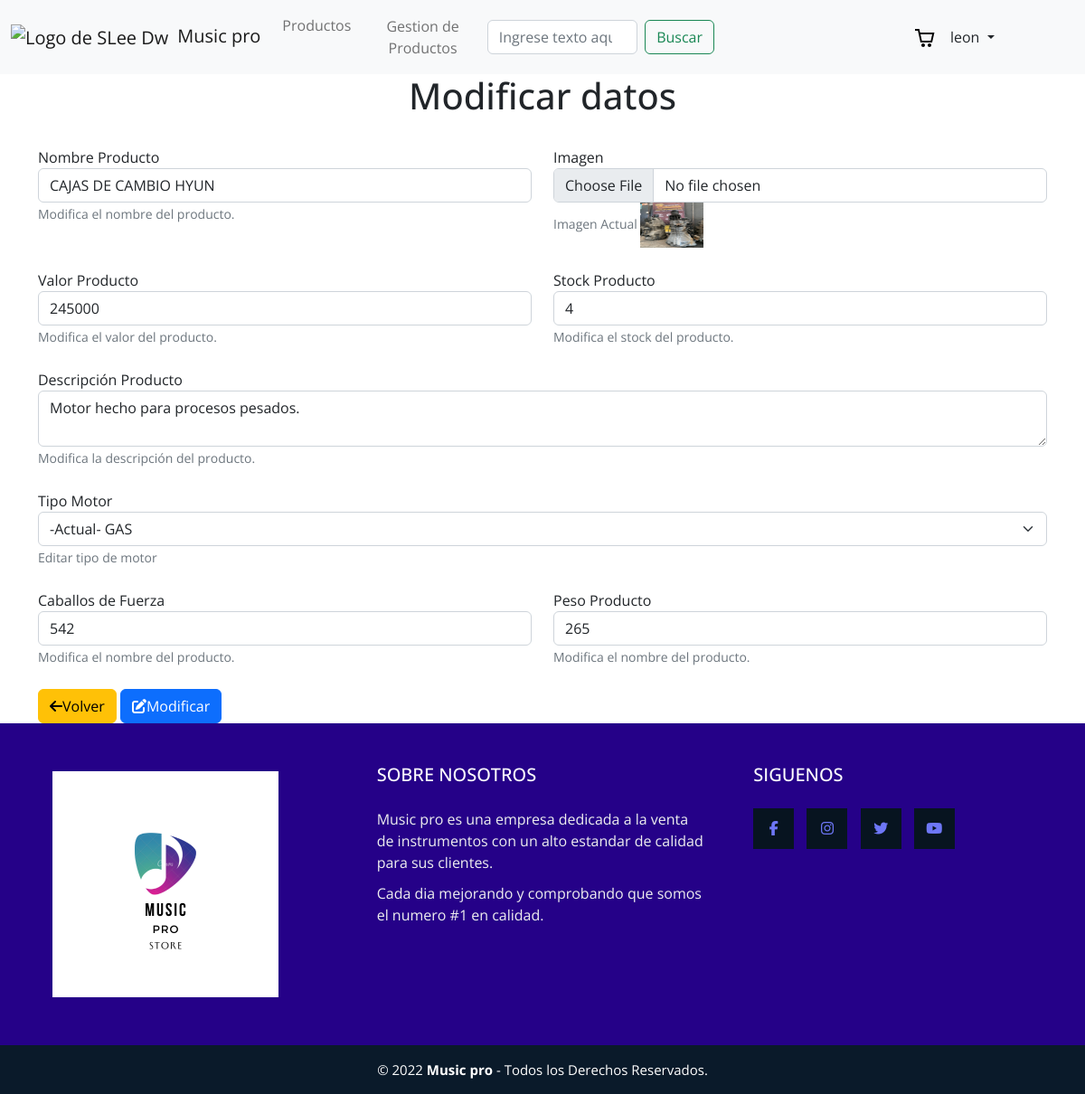
Page /update-prd/3 (signed in) on the committed database.
### users/models.py (models this page shows, shortened)
class User(AbstractBaseUser, PermissionsMixin):
    GENDER_CHOICES = (
        ('M', 'MASCULINO'),
        ('F', 'FEMENINO'),
        ('O', 'OTRO'),
    )
    username = models.CharField(max_length=50, unique=True)
    email = models.EmailField()
    nombres = models.CharField(max_length=50, blank=True)
    apellidos = models.CharField(max_length=50, blank=True)
    genero = models.CharField(max_length=1, choices = GENDER_CHOICES, blank=True)
    is_staff = models.BooleanField(default=False)
    USERNAME_FIELD = 'username'
    REQUIRED_FIELDS = ['email',]
    objects = UserManager()

### zavod/models.py (models this page shows)
class Producto(models.Model):
    Tipo_motor = (
        ('DIESEL', 'DIESEL'),
        ('PETROL', 'PETROL'),
        ('GAS', 'GAS'),
    )
    idProducto = models.AutoField(primary_key = True,verbose_name = 'Id de producto')
    nombre_producto = models.CharField(max_length = 100, verbose_name = 'Nombre de producto')
    image = models.ImageField(upload_to='images', verbose_name='Imagen')
    valor = models.IntegerField(verbose_name="valor")
    cantidad = models.IntegerField(verbose_name="cantidad")
    descripcion = models.CharField(verbose_name='descripcion', max_length=200)
    tipo_motor = models.CharField('Tipo de motor', max_length=10, choices=Tipo_motor)
    caballos_fuerza = models.IntegerField()
    peso = models.CharField(max_length=10)
    class Meta:
        verbose_name = 'Productos'
        verbose_name_plural = 'Todos los Productos'

### zavod/views.py (the view, shortened to what this page needs)
# urls.py: path('update-prd/<pk>', views.UpdateObj.as_view(), name='update_prd'),
class UpdateObj(StaffRequiredMixin, UpdateView):
    template_name= "update_obj.html"
    model = Producto
    fields = ('__all__')
    success_url = reverse_lazy('app_zavod:obj_adm')

### zavod/views.py (called while the page is built)
    def test_func(self):
            return self.request.user.is_staff

### zavod/templates/update_obj.html (shortened to what this page needs)
{% extends "./base.html" %}
{%block content%}
{%load static%}
<div class="container">
    <h1 style="text-align: center;">Modificar  datos</h1>
<form method="POST">{% csrf_token %}
        <br>
        <div class="row">
        <div class="col">
          <label for="id_nombre_producto">Nombre Producto </label>
          <input type="text" name="nombre_producto" maxlength="100" required class="form-control" id="id_nombre_producto" value="{{producto.nombre_producto}}" placeholder="Modificar Nombre">
          <small id="id_nombre_producto" class="form-text text-muted">Modifica el nombre del producto.</small>
        </div>
        <br>
        <div class="col">
          <label for="id_imagen">Imagen</label>
          <input type="file" name="image" accept="image/*" class="form-control" id="id_image" aria-describedby="emailHelp">
          <small  class="form-text text-muted">Imagen Actual <a href="{{producto.image.url}}"><img style="height: 50px; width: 70px;" src="{{ producto.image.url }}"></img></a></small>
        </div>
        </div>
        <br>
        <div class="row">
            <div class="col">
          <label for="id_valor">Valor Producto </label>
          <input type="number" name="valor"  required class="form-control" id="id_valor" value="{{producto.valor}}" aria-describedby="emailHelp" placeholder="Ingrese valor">
          <small id="id_valor" class="form-text text-muted">Modifica el valor del producto.</small>
        </div>
        <br>
        <div class="col">
          <label for="id_nombre_producto">Stock Producto </label>
          <input type="number" name="cantidad"  required class="form-control" id="id_cantidad" value="{{producto.cantidad}}" aria-describedby="emailHelp" placeholder="Ingrese cantidad">
          <small id="emailHelp" class="form-text text-muted">Modifica el stock del producto.</small>
        </div>
        </div>
        <br>
        <div class="row">
            <div class="col">
          <label for="id_nombre_producto">Descripción Producto</label>
          <textarea type="text" name="descripcion" maxlength="100" required class="form-control" id="id_nombre_producto" aria-describedby="emailHelp" placeholder="Ingrese descripción">{{producto.descripcion}}</textarea>
          <small id="emailHelp" class="form-text text-muted">Modifica la descripción del producto.</small>
        </div>
        </div>
        <br>
        <div class="form-group">
          <label for="id_tipo_motor">Tipo Motor </label>
          <select class="form-select" name="tipo_motor" id="id_tipo_motor">
            <option value ="{{producto.tipo_motor}}">-Actual- {{producto.tipo_motor}}</option>
            <br>
        </select>
          <small id="id_tipo_motor" class="form-text text-muted">Editar tipo de motor</small>
        </div>
        <br>
        <div class="row">
        <div class="col">
          <label for="id_caballos_fuerza">Caballos de Fuerza</label>
          <input type="number" name="caballos_fuerza"  required class="form-control" id="id_caballos_fuerza" value="{{producto.caballos_fuerza}}" aria-describedby="emailHelp" placeholder="Ingrese la cantidad de caballos de fuerza">
          <small id="caballos_fuerza" class="form-text text-muted">Modifica el nombre del producto.</small>
        </div>
        <br>
        <div class="col">
          <label for="id_peso">Peso Producto </label>
          <input type="text" name="peso"  required class="form-control" id="id_peso" value="{{producto.peso}}"  aria-describedby="emailHelp" placeholder="Ingrese peso">
          <small id="id_peso" class="form-text text-muted">Modifica el nombre del producto.</small>
        </div>
        </div>
        <br>
        <a href="{% url 'app_zavod:obj_adm' %}" class="btn btn-warning"><i class="fa-solid fa-arrow-left"></i>Volver</a>
        <button  type="submit" class="btn btn-primary"><i class="fa-solid fa-pen-to-square"></i>Modificar</button>
</form>
</div>
{% endblock %}

### zavod/templates/base.html (shortened to what this page needs)
{%load static%}
<!DOCTYPE html>
<html lang="en">
<head>
    <link href="https://cdn.jsdelivr.net/npm/bootstrap@5.2.0-beta1/dist/css/bootstrap.min.css" rel="stylesheet">
    <link rel="stylesheet" href="{% static 'css/footer.css' %}">
    <link rel="stylesheet" href="{% static 'css/index.css' %}">
    <link rel="stylesheet" href="{% static 'css/cart.css' %}">
</head>
<body>
    <header>
        <nav class="navbar navbar-expand-lg bg-light">
            <div class="container-fluid">
              <a class="navbar-brand" href="{% url 'app_zavod:home' %}"><img src="{% static 'img/logo2.jpg' %}" width="50px" style="margin-right: 10px;" alt="Logo de SLee Dw">Music pro</a>
              <div class="collapse navbar-collapse" id="navbarSupportedContent">
                <ul class="navbar-nav me-auto mb-2 mb-lg-0">
                  <li class="nav-item ">
                    <a class="nav-link"  href="{% url 'app_zavod:productos' %}">Productos</a>
                  </li>
                  {% if request.user.is_staff is not False%}
                  <li class="nav-item ">
                    <a class="btn nav-link"  href="{% url 'app_zavod:obj_adm' %}">Gestion de Productos</a>
                  </li>
                  {% endif %}
                </ul>
                <form class="d-flex" style="margin-right: 25%;" role="search">
                  <input class="form-control me-2" type="search" placeholder="Ingrese texto aquí" aria-label="Search">
                  <button class="btn btn-outline-success" type="submit">Buscar</button>
                </form>
                {% include "./components/header_cart.html" %}
                <div class="nav-item dropdown" style="margin-right: 10%;">
                  <a class="nav-link dropdown-toggle" href="#" id="navbarDropdown" role="button" data-bs-toggle="dropdown" aria-expanded="false">
                    {{user}}
                  </a>
                </div>
              </div>
            </div>
          </nav>
    </header>
    {%block content%}
    {% endblock %}
    <footer class="pie-pagina">
        <div class="grupo-1">
            <div class="box">
                <figure>
                    <a href="#">
                        <img src="{% static 'img/logo1.png' %}" alt="Logo de SLee Dw">
                    </a>
                </figure>
            </div>
            <div class="box">
                <h2>SOBRE NOSOTROS</h2>
                <p>Music pro es una empresa dedicada a la venta de instrumentos con un alto estandar de calidad para sus clientes.</p>
                <p>Cada dia mejorando y comprobando que somos el numero #1 en calidad.</p>
            </div>
            <div class="box">
                <h2>SIGUENOS</h2>
                <div class="red-social">
                    <a href="#" class="fa fa-facebook"></a>
                    <a href="#" class="fa fa-instagram"></a>
                    <a href="#" class="fa fa-twitter"></a>
                    <a href="#" class="fa fa-youtube"></a>
                </div>
            </div>
        </div>
        <div class="grupo-2">
            <small>&copy; 2022 <b>Music pro</b> - Todos los Derechos Reservados.</small>
        </div>
    </footer>
  </body>
</html>

### zavod/static/css/footer.css (style rules this page uses)
* { margin: 0; padding: 0; box-sizing: border-box; font-family: 'Open Sans', sans-serif; }
.pie-pagina { width: 100%; background-color: #250188; }
.pie-pagina .grupo-1 { width: 100%; max-width: 1200px; margin: auto; display:grid; grid-template-columns: repeat(3, 1fr); grid-gap:50px; padding: 45px 0px; }
.pie-pagina .grupo-1 .box figure { width: 100%; height: 100%; display: flex; justify-content: center; align-items: center; }
.pie-pagina .grupo-1 .box figure img { width: 250px; }
.pie-pagina .grupo-1 .box h2 { color: #fff; margin-bottom: 25px; font-size: 20px; }
.pie-pagina .grupo-1 .box p { color: #efefef; margin-bottom: 10px; }
.pie-pagina .grupo-1 .red-social a { display: inline-block; text-decoration: none; width: 45px; height: 45px; line-height: 45px; color: rgb(110, 119, 247); margin-right: 10px; background-color: #071420; text-align: center; transition: all 300ms ease; }
.pie-pagina .grupo-2 { background-color: #0a1a2a; padding: 15px 10px; text-align: center; color: #fff; }
.pie-pagina .grupo-2 small { font-size: 15px; }

### zavod/static/css/cart.css (style rules this page uses)
:root { --ICON_SIZE: 24px }

### rows in the picture
User: username "leon"
Producto: nombre_producto "CAJAS DE CAMBIO HYUN", image (picture), valor "245000", cantidad "4", descripcion "Motor hecho para procesos pesados.", caballos_fuerza "542", peso "265"
